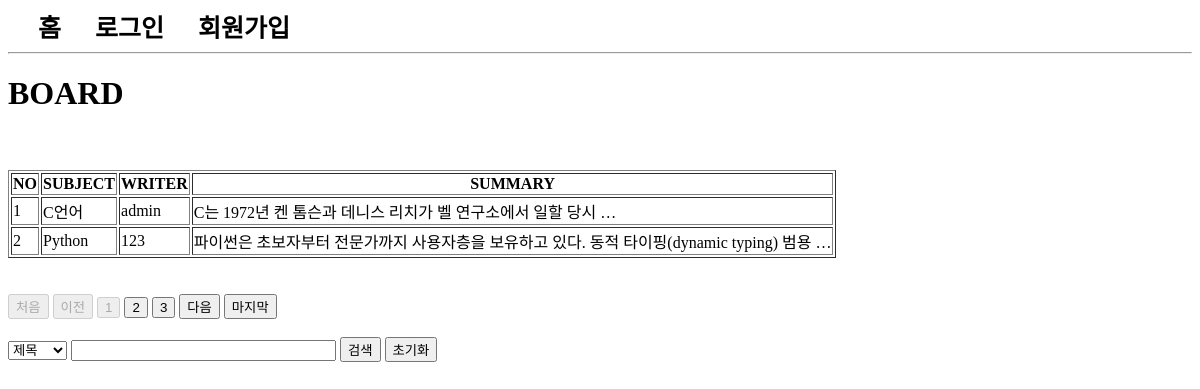
The app's page /board/index/ with its own data.
### board/models.py (models this page shows, shortened)
class Board(models.Model):
    subject = models.CharField(max_length=100)
    writer = models.ForeignKey(User, on_delete=models.CASCADE)
    content = models.TextField()
    pubdate = models.DateTimeField(default=timezone.now)

### acc/models.py (models this page shows, shortened)
class User(AbstractUser):
    pic = models.ImageField()
    age = models.IntegerField(default=0)
    comment = models.TextField()

### board/views.py (the view)
# urls.py: path('index/', views.index, name="index"),
def index(request):
    cate = request.GET.get("cate", "")
    kw = request.GET.get("kw","")
    pg = request.GET.get("page", 1)
    if kw:
        if cate == "sub":
            b = Board.objects.filter(subject__startswith=kw)
        elif cate == "wri":
            try:
                from acc.models import User
                u = User.objects.get(username=kw)
                b = Board.objects.filter(writer=u)
            except:
                b = Board.objects.none()
        elif cate == "con":
            b = Board.objects.filter(content__contains=kw)
    else:
        b = Board.objects.all()
    pag = Paginator(b, 2)
    obj = pag.get_page(pg)
    context = {
        "bset" : obj,
        "cate" : cate,
        "kw" : kw
    }
    return render(request, "board/index.html", context)

### templates/board/index.html (shortened to what this page needs)
{% extends 'base.html' %}
{% block con %}
    <h1><b>BOARD</b></h1>
    <table border="1">
        <tr>
            <th>NO</th>
            <th>SUBJECT</th>
            <th>WRITER</th>
            <th>SUMMARY</th>
        </tr>
        {% for i in bset %}
            <tr>
                <td>{{ bset.start_index|add:forloop.counter0 }}</td>
                <td>{{ i.subject }}</td>
                <td>{{ i.writer }}</td>
                <td>{{ i.content|truncatewords:10 }}</td>
            </tr>
        {% endfor %}
    </table>
    {% if bset.has_previous %}
        <a href="{% url 'board:index' %}?page=1&cate={{cate}}&kw={{kw}}"><button>처음</button></a>
        <a href="{% url 'board:index' %}?page={{ bset.previous_page_number }}&cate={{cate}}&kw={{kw}}"><button>이전</button></a>
    {% else %}
        <button disabled>처음</button>
        <button disabled>이전</button>
    {% endif %}
    {% for i in bset.paginator.page_range %}
        <a href="{% url 'board:index' %}?page={{i}}&cate={{cate}}&kw={{kw}}"><button {% if bset.number == i %} disabled {% endif %}>{{i}}</button></a>
    {% endfor %}
    {% if bset.has_next %}
        <a href="{% url 'board:index' %}?page={{ bset.next_page_number }}&cate={{cate}}&kw={{kw}}"><button>다음</button></a>
        <a href="{% url 'board:index' %}?page={{ bset.paginator.num_pages }}&cate={{cate}}&kw={{kw}}"><button>마지막</button></a>
    {% else %}
        <button disabled>다음</button>
        <button disabled>마지막</button>
    {% endif %}
    <form>
        <select name="cate">
            <option value="sub" {% if cate == "sub" %} selected {% endif %}>제목</option>
        </select>
        <input type="text" name="kw" value="{{kw}}" size="30">
        <button>검색</button>
        <a href="{% url 'board:index' %}"><button type="button">초기화</button></a>
    </form>
{% endblock %}

### templates/base.html (shortened to what this page needs)
{% if user.is_authenticated %}
    <a href="{% url 'acc:index' %}" class="menu">홈</a>
    <a href="{% url 'board:index' %}" class="menu">게시판</a>
    <a href="{% url 'trans:index' %}?fr=en&to=ko" class="menu">번역기</a>
    <a href="{% url 'acc:profile' %}" class="menu">프로필</a>
    <a href="{% url 'acc:logout' %}" class="menu">로그아웃</a>
{% else %}
    <a href="{% url 'acc:index' %}" class="menu">홈</a>
    <a href="{% url 'acc:login' %}" class="menu">로그인</a>
    <a href="{% url 'acc:signup' %}" class="menu">회원가입</a>
{% endif %}
<hr>
{% block con %}
{% endblock %}

### templates/base.html (style rules this page uses)
a.menu { text-decoration: none; color: black; font-size: 25px; margin-left: 30px; font-weight: bold; }

### records on screen
Board: start_index|add "1", subject "C언어", writer "admin", content "C는 1972년 켄 톰슨과 데니스 리치가 벨 연구소에서 일할 당시 …"
Board: start_index|add "2", subject "Python", writer "123", content "파이썬은 초보자부터 전문가까지 사용자층을 보유하고 있다. 동적 타이핑(dynamic typing) 범용 …"

### other values on screen
{{ i }} "1" "2" "3"
